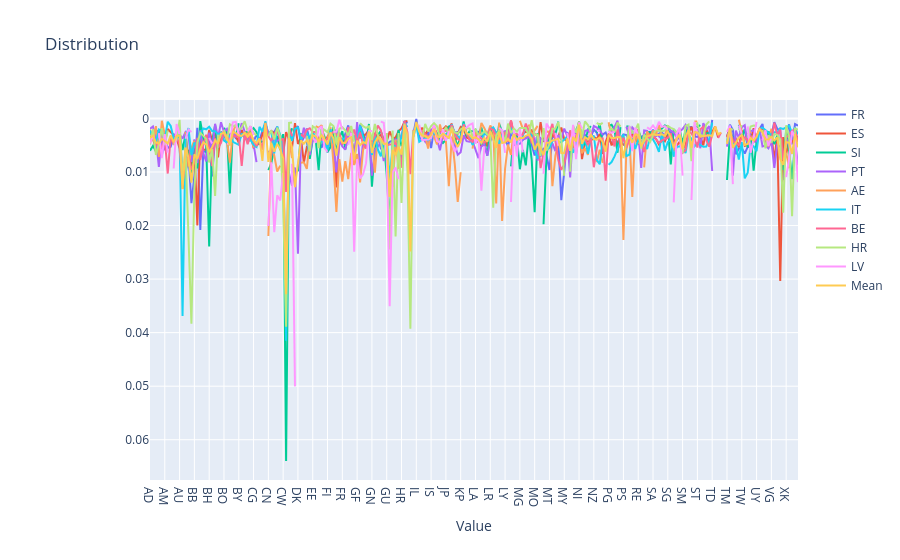

Source (notebook cell):
### Code cell
countries = ["FR", "ES", "SI", "PT", "AE", "IT", "BE", "HR", "LV"]
# Create figure
fig = go.Figure()

for country in countries:
    fig.add_trace(
        go.Scatter(
            x=df_country_subfield_norm_world_norm.index,
            y=df_country_subfield_norm_world_norm.loc[country].values,
            name=country,
            orientation='h',
            mode='lines',
        )
    )

fig.add_trace(
    go.Scatter(
        x=df_country_subfield_norm_world_norm.index,
        y=df_country_subfield_norm_world_norm.loc[countries].mean().values,
        name="Mean",
        orientation='h',
        mode='lines',
    )
)

# Layout
fig.update_layout(
    barmode='group',       # 'stack' if you prefer stacked bars
    title=f"Distribution",
    xaxis_title="Value",
    yaxis_title=None,
    margin=dict(l=150),    # leave space for long y labels
)

# Optional: largest bar at top
fig.update_yaxes(autorange="reversed")

fig.show()

### Figure 1 — Plotly figure (JSON) as saved in the notebook; plotly's stock layout.template omitted (floating-point values rounded to 4 significant figures; data arrays with more than 128 entries replaced by an {"elided": "..."} marker saying what was removed)
{"data": [{"mode": "lines", "name": "FR", "orientation": "h", "x": {"elided": "220 str values"}, "y": {"elided": "252 float values"}, "type": "scatter"}, {"mode": "lines", "name": "ES", "orientation": "h", "x": {"elided": "220 str values"}, "y": {"elided": "252 float values"}, "type": "scatter"}, {"mode": "lines", "name": "SI", "orientation": "h", "x": {"elided": "220 str values"}, "y": {"elided": "252 float values"}, "type": "scatter"}, {"mode": "lines", "name": "PT", "orientation": "h", "x": {"elided": "220 str values"}, "y": {"elided": "252 float values"}, "type": "scatter"}, {"mode": "lines", "name": "AE", "orientation": "h", "x": {"elided": "220 str values"}, "y": {"elided": "252 float values"}, "type": "scatter"}, {"mode": "lines", "name": "IT", "orientation": "h", "x": {"elided": "220 str values"}, "y": {"elided": "252 float values"}, "type": "scatter"}, {"mode": "lines", "name": "BE", "orientation": "h", "x": {"elided": "220 str values"}, "y": {"elided": "252 float values"}, "type": "scatter"}, {"mode": "lines", "name": "HR", "orientation": "h", "x": {"elided": "220 str values"}, "y": {"elided": "252 float values"}, "type": "scatter"}, {"mode": "lines", "name": "LV", "orientation": "h", "x": {"elided": "220 str values"}, "y": {"elided": "252 float values"}, "type": "scatter"}, {"mode": "lines", "name": "Mean", "orientation": "h", "x": {"elided": "220 str values"}, "y": {"elided": "252 float values"}, "type": "scatter"}], "layout": {"margin": {"l": 150}, "barmode": "group", "title": {"text": "Distribution"}, "xaxis": {"title": {"text": "Value"}}, "yaxis": {"title": {}, "autorange": "reversed"}}}
